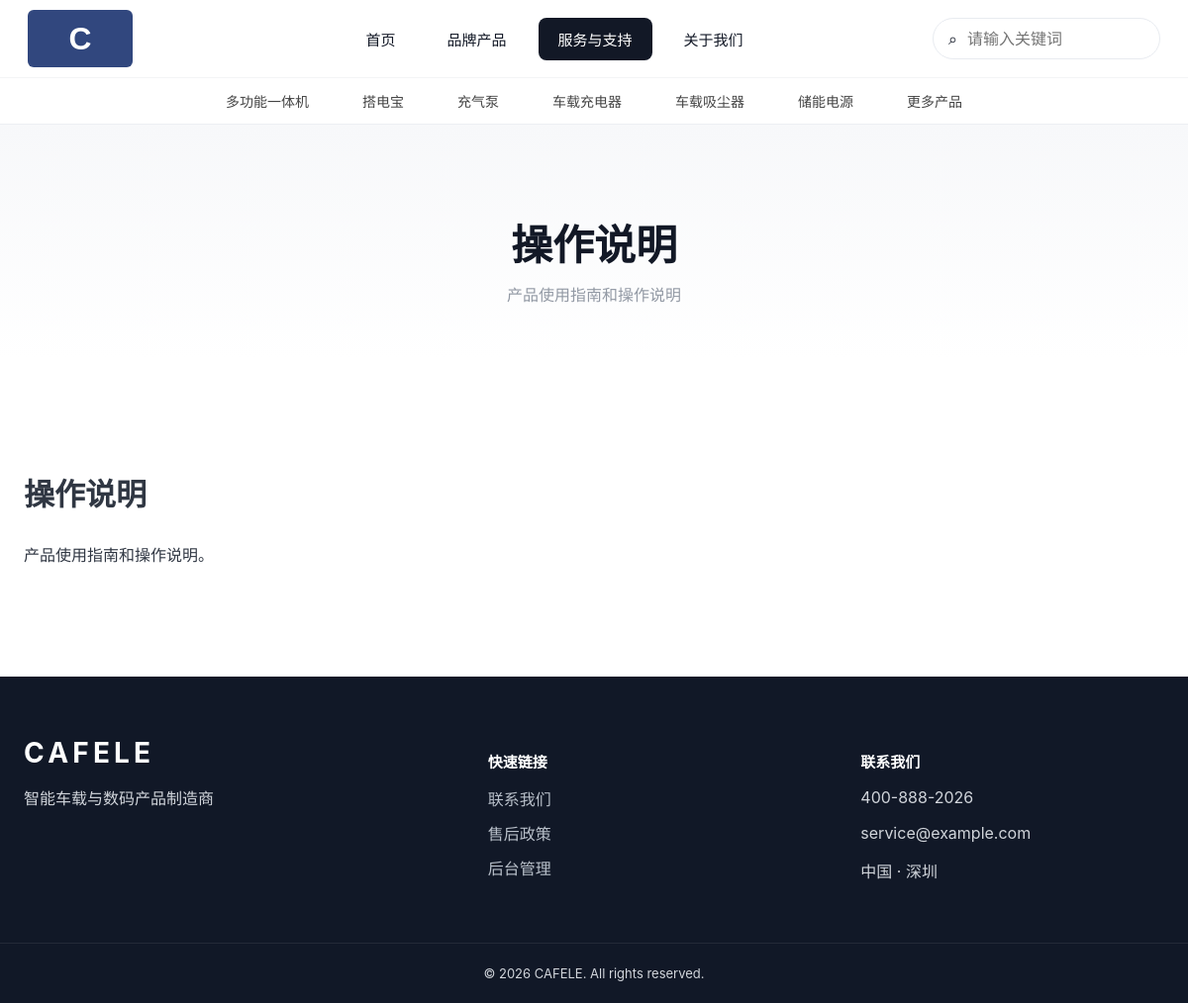
/page.php?slug=instructions, run on the app's committed database.
### tables this page shows
CREATE TABLE IF NOT EXISTS categories (
    id INT AUTO_INCREMENT PRIMARY KEY,
    name VARCHAR(100) NOT NULL,
    slug VARCHAR(100) NOT NULL UNIQUE,
    sort_order INT DEFAULT 0,
    created_at TIMESTAMP DEFAULT CURRENT_TIMESTAMP
);

CREATE TABLE IF NOT EXISTS pages (
    id INT AUTO_INCREMENT PRIMARY KEY,
    slug VARCHAR(100) NOT NULL UNIQUE,
    title VARCHAR(200) NOT NULL,
    content TEXT DEFAULT NULL,
    meta_description VARCHAR(500) DEFAULT '',
    updated_at TIMESTAMP DEFAULT CURRENT_TIMESTAMP ON UPDATE CURRENT_TIMESTAMP
);

CREATE TABLE IF NOT EXISTS settings (
    `key` VARCHAR(100) PRIMARY KEY,
    `value` TEXT DEFAULT NULL
);

### includes/functions.php (called while the page is built, shortened)
<?php
function h(mixed $value): string {
    return htmlspecialchars((string)$value, ENT_QUOTES | ENT_SUBSTITUTE, 'UTF-8');
}
function get_settings(): array {
    $db = getDB();
    $stmt = $db->query("SELECT `key`, `value` FROM settings");
    $settings = [];
    while ($row = $stmt->fetch()) {
        $settings[$row['key']] = $row['value'];
    }
    return $settings;
}
function get_categories(): array {
    $db = getDB();
    return $db->query("SELECT * FROM categories ORDER BY sort_order ASC, id ASC")->fetchAll();
}

### page.php (the view, shortened to what this page needs)
<?php
require_once __DIR__ . '/includes/functions.php';
$db = getDB();
$slug = $_GET['slug'] ?? '';
$stmt = $db->prepare("SELECT * FROM pages WHERE slug = ? LIMIT 1");
$stmt->execute([$slug]);
$page = $stmt->fetch();
?>
<!DOCTYPE html>
<html lang="zh-CN">
<head>
    <link rel="stylesheet" href="<?= SITE_URL ?>/public/assets/css/style.css">
</head>
<body>
<?php require __DIR__ . '/includes/header.php'; ?>
<main>
<section class="page-hero"><div class="container">
    <h1><?= h($page['title']) ?></h1>
    <p><?= h($page['meta_description'] ?? '') ?></p>
</div></section>
<div class="container content-page">
    <?php if ($slug === 'contact'): ?>
        <article class="rich-content"><?= $page['content'] ?? '' ?></article>
        <section class="contact-panel">
            <h2>在线留言</h2>
            <form action="submit_message.php" method="post" class="form-grid">
                <?= csrf_field() ?>
                <input type="hidden" name="return" value="page.php?slug=contact">
                <input class="form-control" required name="name" placeholder="您的姓名">
                <input class="form-control" name="phone" placeholder="联系电话">
                <input class="form-control full" type="email" name="email" placeholder="电子邮箱">
                <textarea class="form-control full" required name="content" placeholder="请输入留言内容"></textarea>
                <button class="btn primary full" type="submit">提交留言</button>
            </form>
        </section>
    <?php else: ?>
        <article class="rich-content"><?= $page['content'] ?? '' ?></article>
    <?php endif; ?>
</div>
</main>
<?php require __DIR__ . '/includes/footer.php'; ?>
</body>
</html>

### includes/header.php (shortened to what this page needs)
<?php
$current_uri = $_SERVER['SCRIPT_NAME'];
$service_slugs = ['instructions', 'channels', 'after-purchase', 'after-sales', 'suggestion'];
$is_service_page = basename($current_uri) === 'page.php' && in_array($_GET['slug'] ?? '', $service_slugs);
?>
<header class="site-header" id="siteHeader">
    <div class="header-inner container-wide">
        <a class="brand" href="index.php" aria-label="CAFELE 首页">
            <img src="<?= SITE_URL ?>/public/uploads/seed/logo.svg" alt="CAFELE" onerror="this.style.display='none';this.parentNode.textContent='CAFELE'" style="width:106px;height:58px;object-fit:cover;border-radius:6px;">
        </a>
        <nav class="main-nav" aria-label="主导航">
            <div class="nav-item <?= basename($current_uri) === 'index.php' ? '' : '' ?>">
                <a class="<?= basename($current_uri) === 'index.php' ? 'active' : '' ?>" href="index.php">首页</a>
            </div>
            <div class="nav-item <?= in_array(basename($current_uri), ['products.php', 'product.php']) ? '' : '' ?>">
                <a class="<?= in_array(basename($current_uri), ['products.php', 'product.php']) ? 'active' : '' ?>" href="products.php">品牌产品</a>
            </div>
            <div class="nav-item has-dropdown">
                <a class="<?= ($is_service_page ?? false) ? 'active' : '' ?>" href="page.php?slug=instructions">服务与支持</a>
            </div>
            <div class="nav-item">
                <a class="<?= basename($current_uri) === 'page.php' && isset($_GET['slug']) && $_GET['slug'] === 'about' ? 'active' : '' ?>" href="page.php?slug=about">关于我们</a>
            </div>
        </nav>
        <form class="header-search" action="search.php" method="get">
            <span aria-hidden="true">⌕</span>
            <input name="q" value="<?= h($_GET['q'] ?? '') ?>" placeholder="请输入关键词" aria-label="搜索">
        </form>
    </div>
    <div class="category-nav">
        <div class="container-wide category-nav-inner">
            <?php
            try {
                $cats = get_categories();
                foreach ($cats as $cat): ?>
                    <a href="products.php?cat=<?= urlencode($cat['slug']) ?>"><?= h($cat['name']) ?></a>
                <?php endforeach; ?>
                <a href="products.php">更多产品</a>
            <?php } catch (Exception $e) {
                echo '<a href="products.php">全部产品</a>';
            } ?>
        </div>
    </div>
</header>

### includes/footer.php (shortened to what this page needs)
<?php
$site_settings = [];
try {
    $site_settings = get_settings();
} catch (Exception $e) {}
?>
<footer class="site-footer">
    <div class="container footer-grid">
        <div>
            <div class="footer-brand"><?= h($site_settings['site_name'] ?? 'CAFELE') ?></div>
            <p><?= h($site_settings['site_description'] ?? '智能车载与数码产品制造商') ?></p>
        </div>
        <div>
            <h3>快速链接</h3>
            <a href="page.php?slug=contact">联系我们</a>
            <a href="page.php?slug=after-sales">售后政策</a>
            <a href="admin/login.php">后台管理</a>
        </div>
        <div>
            <h3>联系我们</h3>
            <p><?= h($site_settings['contact_phone'] ?? '400-888-2026') ?></p>
            <p><?= h($site_settings['contact_email'] ?? 'service@example.com') ?></p>
            <p><?= h($site_settings['contact_address'] ?? '中国 · 深圳') ?></p>
        </div>
    </div>
    <div class="footer-bottom">© <?= date('Y') ?> <?= h($site_settings['site_name'] ?? 'CAFELE') ?>. All rights reserved.</div>
</footer>

### public/assets/css/style.css (style rules this page uses)
:root { --brand:#31477e;--brand-dark:#17233f;--ink:#121826;--muted:#777f8d;--line:#e8ebf0;--soft:#f5f6f8;--radius:22px;--shadow:0 14px 42px rgba(18,24,38,.08) }
* { box-sizing:border-box }
html { scroll-behavior:smooth }
body { margin:0;color:var(--ink);font-family:-apple-system,BlinkMacSystemFont,"Segoe UI","PingFang SC","Microsoft YaHei",Arial,sans-serif;background:#fff }
img { max-width:100%;display:block }
a { color:inherit;text-decoration:none }
button,input,textarea,select { font:inherit }
.container { width:min(1280px,calc(100% - 48px));margin:auto }
.container-wide { width:min(1680px,calc(100% - 56px));margin:auto }
.site-header { position:sticky;top:0;z-index:50;background:rgba(255,255,255,.95);backdrop-filter:blur(16px);border-bottom:1px solid rgba(232,235,240,.8);transition:.25s }
.header-inner { height:78px;display:grid;grid-template-columns:150px 1fr 230px;align-items:center;gap:30px }
.brand { display:flex;align-items:center }
.brand img { width:106px;height:58px;object-fit:cover;border-radius:6px }
.main-nav { display:flex;justify-content:center;align-items:center;gap:12px }
.nav-item { position:relative }
.nav-item>a { display:block;padding:11px 20px;border-radius:8px;font-size:15px;transition:.2s }
.nav-item>a:hover,.nav-item>a.active { background:var(--ink);color:#fff }
.header-search { height:42px;border:1px solid var(--line);border-radius:999px;display:flex;align-items:center;gap:8px;padding:0 15px;background:#fff }
.header-search input { border:0;outline:0;width:100%;background:transparent }
.category-nav { border-top:1px solid #f3f4f6;background:#fff }
.category-nav-inner { height:46px;display:flex;justify-content:center;align-items:center;gap:54px;font-size:14px;color:#444 }
.page-hero { padding:88px 0 54px;text-align:center;background:linear-gradient(180deg,#f7f8fa,#fff) }
.page-hero h1 { font-size:42px;margin:0 0 10px }
.page-hero p { color:#9299a4;margin:0 }
.content-page { padding:65px 0 90px }
.rich-content { font-size:16px;line-height:1.95;color:#303743 }
.rich-content h2 { font-size:31px;margin:42px 0 15px }
.site-footer { background:#111827;color:#d1d5db;padding:60px 0 0 }
.footer-grid { display:grid;grid-template-columns:1.3fr 1fr 1fr;gap:70px }
.footer-brand { font-size:28px;color:#fff;font-weight:700;letter-spacing:.15em }
.site-footer h3 { color:#fff;font-size:15px }
.site-footer a { display:block;margin:11px 0;color:#b9c0ca }
.footer-bottom { margin-top:45px;border-top:1px solid rgba(255,255,255,.08);padding:22px;text-align:center;font-size:13px }

### page.php (style rules this page uses)
:root { --brand:#31477e }

### data on the page
categories: name "多功能一体机"
categories: name "搭电宝"
categories: name "充气泵"
categories: name "车载充电器"
categories: name "车载吸尘器"
categories: name "储能电源"
pages: title "操作说明", meta_description "产品使用指南和操作说明", content "操作说明 产品使用指南和操作说明。"
settings: value "CAFELE"

### other printed values
$site_settings['site_description'] "智能车载与数码产品制造商"
$site_settings['contact_phone'] "400-888-2026"
$site_settings['contact_email'] "service@example.com"
$site_settings['contact_address'] "中国 · 深圳"
